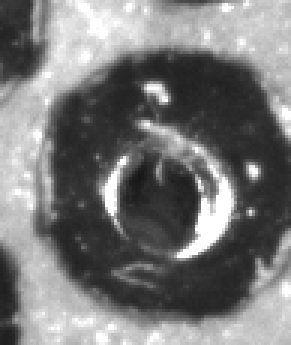
#> input picture opencv-operation/morphology/code/IMG1/l.bmp, 97 x 115 px (shown 3 times larger)
$ python open.py
#> lines starting #> are read from the running program, lines starting #| are printed output that depends on the picture
import cv2
import numpy as np

img = cv2.imread('./IMG1/l.bmp')
#> img is the input picture: shape (115, 97, 3); min 22, max 255, mean 120.3
g=cv2.getStructuringElement(cv2.MORPH_RECT,(3,3))
img_open=cv2.morphologyEx(img,cv2.MORPH_OPEN,g)
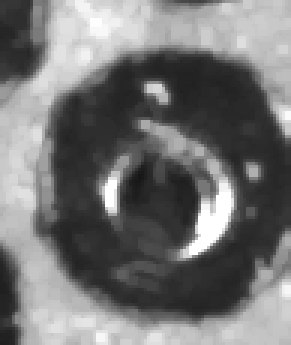
#> img_open: shape (115, 97, 3) (shown 3 times larger); min 22, max 255, mean 116.6
cv2.imshow('img_open',img_open)
cv2.imwrite('img.bmp',img_open)
cv2.waitKey(0)

$ run again, with opencv-operation/morphology/code/IMG1/a.bmp copied over opencv-operation/morphology/code/IMG1/l.bmp
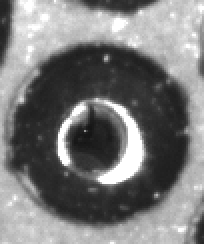
#> input picture opencv-operation/morphology/code/IMG1/a.bmp, 102 x 122 px (shown 2 times larger)
#> img is the input picture: shape (122, 102, 3); min 21, max 255, mean 122.2
#> `img_open=cv2.morphologyEx(img,cv2.MORPH_OPEN,g)`:
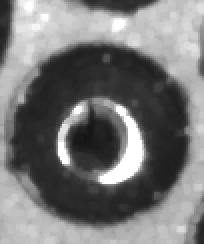
#> img_open: shape (122, 102, 3) (shown 2 times larger); min 21, max 255, mean 119.5

$ run again, with opencv-operation/morphology/code/IMG1/c.bmp copied over opencv-operation/morphology/code/IMG1/l.bmp
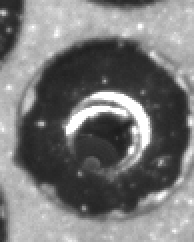
#> input picture opencv-operation/morphology/code/IMG1/c.bmp, 97 x 121 px (shown 2 times larger)
#> img is the input picture: shape (121, 97, 3); min 28, max 255, mean 120.4
#> `img_open=cv2.morphologyEx(img,cv2.MORPH_OPEN,g)`:
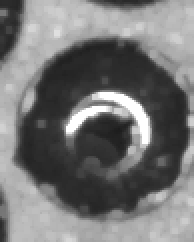
#> img_open: shape (121, 97, 3) (shown 2 times larger); min 28, max 255, mean 117.3
